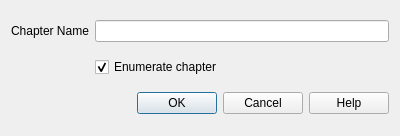
<?xml version="1.0" encoding="UTF-8"?>
<ui version="4.0">
 <class>Dialog_Chapter</class>
 <widget class="QDialog" name="Dialog_Chapter">
  <property name="geometry">
   <rect>
    <x>0</x>
    <y>0</y>
    <width>400</width>
    <height>136</height>
   </rect>
  </property>
  <property name="minimumSize">
   <size>
    <width>400</width>
    <height>136</height>
   </size>
  </property>
  <property name="maximumSize">
   <size>
    <width>400</width>
    <height>136</height>
   </size>
  </property>
  <property name="windowTitle">
   <string>LaTeX Office Writer</string>
  </property>
  <layout class="QGridLayout" name="gridLayout">
   <item row="0" column="0">
    <widget class="QLabel" name="labelChapter">
     <property name="text">
      <string>Chapter Name</string>
     </property>
    </widget>
   </item>
   <item row="0" column="1">
    <widget class="QLineEdit" name="lineEditChapter">
     <property name="maxLength">
      <number>140</number>
     </property>
    </widget>
   </item>
   <item row="1" column="1">
    <widget class="QCheckBox" name="checkBoxEnumerate">
     <property name="text">
      <string>Enumerate chapter</string>
     </property>
     <property name="checked">
      <bool>true</bool>
     </property>
    </widget>
   </item>
   <item row="2" column="0" colspan="2">
    <widget class="QDialogButtonBox" name="buttonBox">
     <property name="orientation">
      <enum>Qt::Horizontal</enum>
     </property>
     <property name="standardButtons">
      <set>QDialogButtonBox::Cancel|QDialogButtonBox::Help|QDialogButtonBox::Ok</set>
     </property>
    </widget>
   </item>
  </layout>
 </widget>
 <resources/>
 <connections>
  <connection>
   <sender>buttonBox</sender>
   <signal>accepted()</signal>
   <receiver>Dialog_Chapter</receiver>
   <slot>accept()</slot>
   <hints>
    <hint type="sourcelabel">
     <x>248</x>
     <y>254</y>
    </hint>
    <hint type="destinationlabel">
     <x>157</x>
     <y>274</y>
    </hint>
   </hints>
  </connection>
  <connection>
   <sender>buttonBox</sender>
   <signal>rejected()</signal>
   <receiver>Dialog_Chapter</receiver>
   <slot>reject()</slot>
   <hints>
    <hint type="sourcelabel">
     <x>316</x>
     <y>260</y>
    </hint>
    <hint type="destinationlabel">
     <x>286</x>
     <y>274</y>
    </hint>
   </hints>
  </connection>
 </connections>
</ui>
